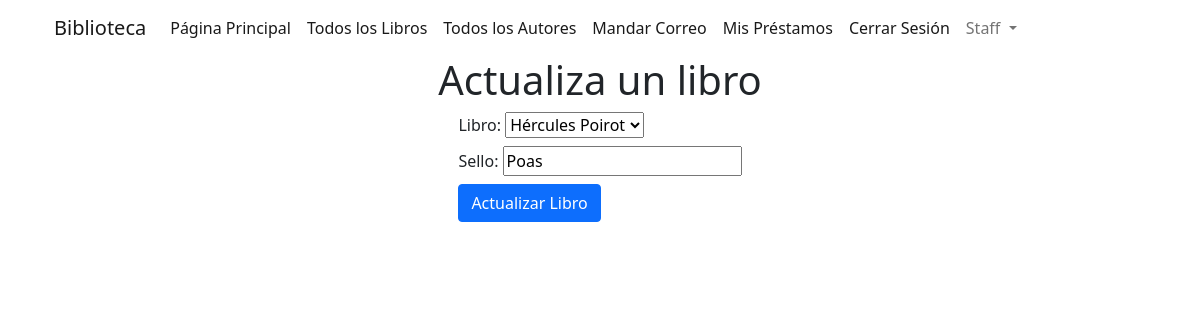
Before: /catalogo/libros/f64279f8-3937-49b7-bf09-8d3a0db70628/actualizar/ (signed in) with the older database file.
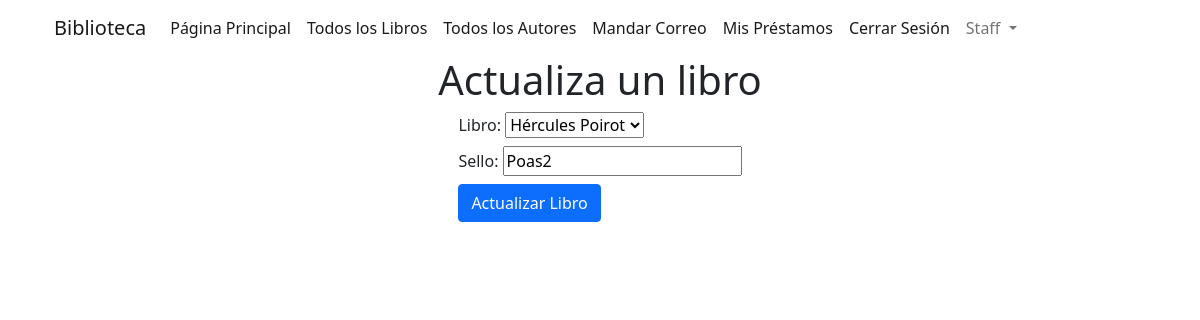
After: the same page with the newer database file.
### catalogo/models.py (models this page shows, shortened)
class Timestamp(models.Model):
    creado_en = models.DateTimeField(auto_now_add=True)
    editado_en = models.DateTimeField(auto_now=True)
    class Meta:
        abstract = True

class InstanciaLibro(SafeDeleteModel, Timestamp):
    id = models.UUIDField(primary_key=True, default=uuid.uuid4,
                          help_text='Identificador único para este libro particular en toda la biblioteca')
    libro = models.ForeignKey('Libro', on_delete=models.CASCADE, null=True)
    sello = models.CharField(max_length=200)
    fecha_entrega = models.DateField(null=True, blank=True)
    prestatario = models.ForeignKey(User, on_delete=models.SET_NULL, null=True, blank=True)
    ESTADO_PRESTAMO = (
        ('m', 'Mantenimiento'),
        ('p', 'En Prestamo'),
        ('d', 'Disponible'),
        ('r', 'Reservado'),
    )
    estado = models.CharField(
        max_length=1,
        choices=ESTADO_PRESTAMO,
        blank=True,
        default='m',
        help_text='Disponibilidad del libro',
    )
    """
    Si no quieres definir ordenamiento en el modelo estas son las alternativas:

    Add a ordering inside a class Meta declaration on your model.
    Add a queryset attribute in your custom class-based view, specifying an order_by().
    Adding a get_queryset method to your custom class-based view and also specify the order_by().¿
    """
    class Meta:
        ordering = ['fecha_entrega']
        permissions = (("puede_marcar_retornado", "Marcar libro como retornado"),)

### catalogo/views.py (the view, shortened to what this page needs)
# urls.py: path('libros/<uuid:pk>/actualizar/', views.ActualizarLibro.as_view(), name='actualizar-libro'),
class ActualizarLibro(LoginRequiredMixin, PermissionRequiredMixin, UpdateView):
    model = InstanciaLibro
    form_class = FormularioEditarInstanciaLibro
    permission_required = 'catalogo.change_instancialibro'
    template_name = 'actualizar_libro.html'

### catalogo/forms.py
class FormularioEditarInstanciaLibro(forms.ModelForm):
    class Meta:
        model = InstanciaLibro
        fields = ['libro', 'sello']

### catalogo/models.py (called while the page is built)
    def __str__(self):
        return self.titulo

### catalogo/templates/actualizar_libro.html (shortened to what this page needs)
{% extends "base.html" %}
{% block contenido %}
  <h1 class="text-center">Actualiza un libro</h1>
<div class="d-flex justify-content-center">
    <form action="" method="post">
    <div class="form-group">
      <div class="mb-2">
        {{ form.libro.label_tag  }}
        {{ form.libro }}
        </div>
    <div class="mb-2">
      {{ form.sello.label_tag  }}
        {{ form.sello }}
        </div>
      <button type="submit" class="btn btn-primary">Actualizar Libro</button>
    </div>
  </form>
</div>
{% endblock %}

Changed rows visible on the page:
changed InstanciaLibro "Hércules Poirot": sello "Poas" → "Poas2"
